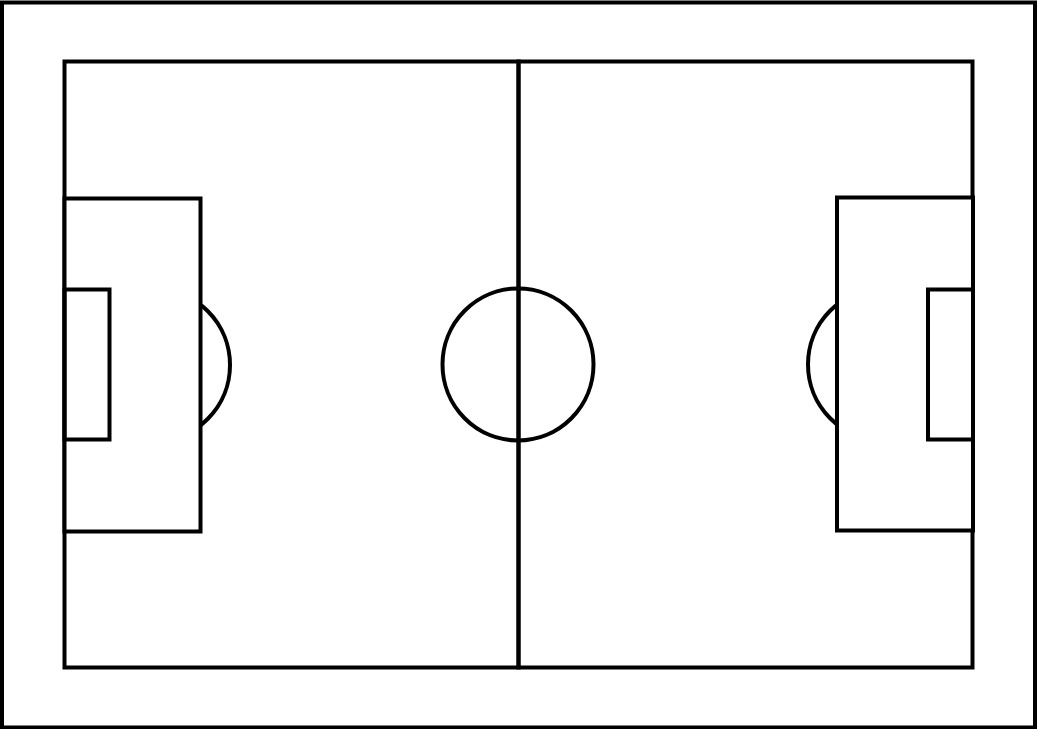
#> input picture data/pitch_model.jpg, 1038 x 729 px, found by its file name
$ python batch_mse_homographies.py
#> lines starting #> are read from the running program, lines starting #| are printed output that depends on the picture
### comparison/mse_homographies_interpolation.py
import matplotlib.pyplot as plt
import numpy as np
import cv2
import imutils
from sklearn.metrics import mean_squared_error
from scipy.spatial import distance

from pitchmap.cache_loader import pickler


# [86 lines left out: functions distance_metric, generate_points_on_image, transform_points, plot_mse_camera_angle, plot_compare_mse_camera_angle, not called in this run]


def mse_for_video(camera_data, predicted_data, real_data, input_file, visualisation=False):
#> called with input_file = 'baltyk_koszalin_02.mp4', visualisation = False
    pitch_model = cv2.imread('data/pitch_model.jpg')
#> pitch_model is the input picture: shape (729, 1038, 3); min 0, max 255, mean 242.2
    pitch_model = imutils.resize(pitch_model, width=600)
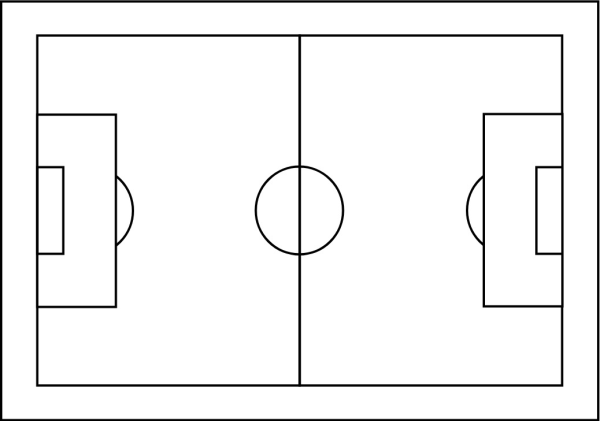
#> pitch_model: shape (421, 600, 3); min 0, max 255, mean 242.1
    pitch_model_shape = (pitch_model.shape[1], pitch_model.shape[0])
#> pitch_model_shape = (600, 421)
    _, _, homographies_detected_keypoints = pickler.unpickle_data(
        predicted_data)
    _, homographies, _ = pickler.unpickle_data(real_data)
    camera_angles = pickler.unpickle_data(camera_data)
    mse_scores = []
    frame_numbers = []
    # Video capture
    cap = cv2.VideoCapture(f'data/{input_file}')
    print(f"Loaded video {input_file} with {cap.get(cv2.CAP_PROP_FRAME_COUNT)} frames")
    while cap.isOpened():
        ret, frame = cap.read()
        if not ret:
            print("Can't retrieve frame")
            break

        frame = imutils.resize(frame, width=600)
        frame_shape = (frame.shape[1], frame.shape[0])
        frame_number = int(cap.get(cv2.CAP_PROP_POS_FRAMES))
        try:
            homo_pred = homographies_detected_keypoints[frame_number - 1]
            homo = homographies[frame_number]

            warp = cv2.warpPerspective(frame, homo, pitch_model_shape)
            warp_pred = cv2.warpPerspective(frame, homo_pred, pitch_model_shape)

            model_warp = cv2.warpPerspective(pitch_model, np.linalg.inv(homo), frame_shape)
            model_warp_pred = cv2.warpPerspective(pitch_model, np.linalg.inv(homo_pred), frame_shape)

            points = generate_points_on_image(warp)
            # Filter points
            points = [(x, y) for (x, y) in points if not np.array_equal(warp[y, x], [0, 0, 0])]
            points = np.array(points)
            # Draw points
            for (x, y) in (points):
                cv2.circle(warp, (x, y), 3, (0, 0, 255), -1)

            # Transform points to frame (multiplying by inverse homography)
            frame_points = transform_points(points, homo, inverse=True)
            # Draw on frame
            for (x, y, _) in frame_points:
                cv2.circle(frame, (int(x), int(y)), 3, (0, 0, 255), -1)

            pred_points = transform_points(frame_points, homo_pred, inverse=False)
            for (x, y, _) in pred_points:
                cv2.circle(warp_pred, (int(x), int(y)), 3, (0, 0, 255), -1)

            # Calculate MSE
            # mse = mean_squared_error(points, np.array(pred_points)[:, :2])
            mse = distance_metric(points, np.array(pred_points)[:, :2])
            mse_scores.append(mse)
            frame_numbers.append(frame_number)

            # Visualisation
            if visualisation:
                model = pitch_model.copy()
                for (x, y) in (points):
                    cv2.circle(model, (x, y), 3, (0, 0, 255), -1)
                cv2.imshow('model', model)
                pred_model = pitch_model.copy()
                for (x, y, _) in pred_points:
                    cv2.circle(pred_model, (int(x), int(y)), 3, (0, 0, 255), -1)
                cv2.imshow('orig', frame)
                cv2.imshow('pred_model', pred_model)
                # [4 lines of commented-out code are left out]

                k = cv2.waitKey(0)
                if k == 27:
                    break
        except Exception as e:
            # print(e)
            # print("Could not load homography")
            pass
    print("Average MSE for video sequence:", np.mean(mse_scores))

    return camera_angles, mse_scores, frame_numbers


# [16 lines left out: function main, not called in this run]


# [2 lines that do not run on import are left out]

### pitchmap/cache_loader/pickler.py
import pickle
import os


def unpickle_data(file_name):
#> (the run stopped early here; a loop or call above may not have finished)
